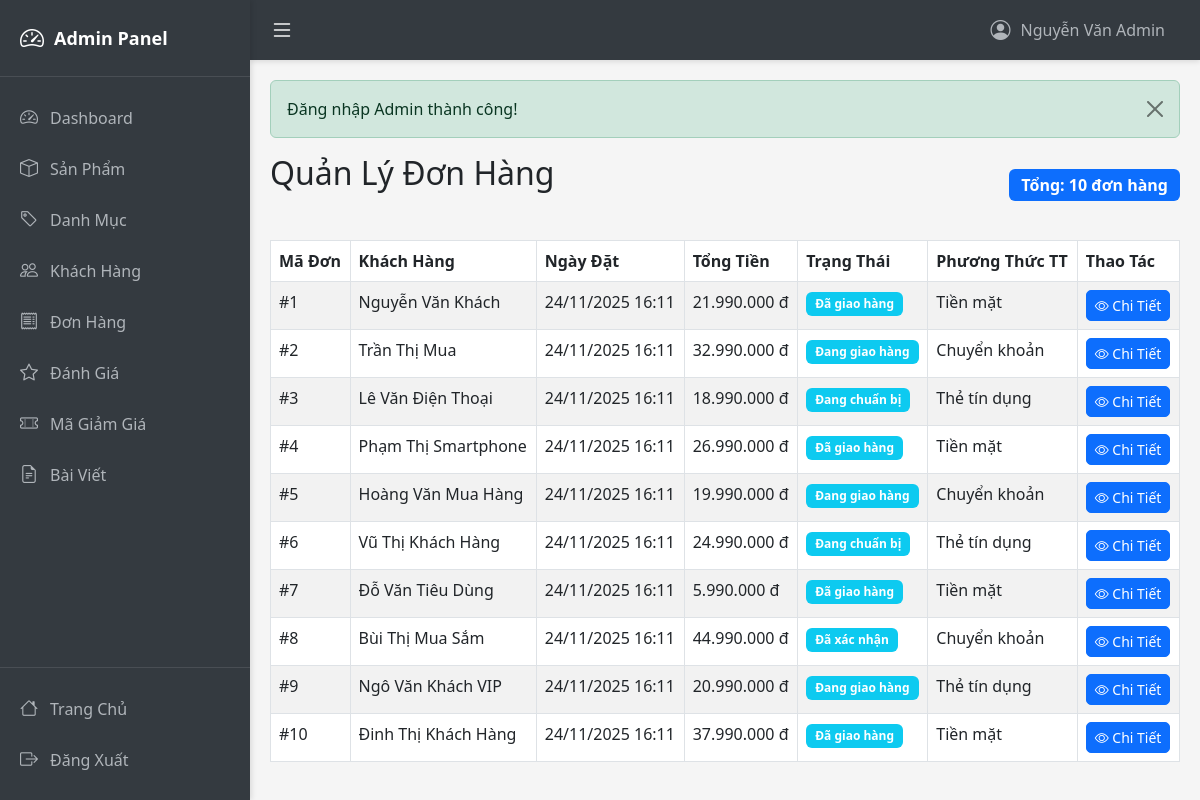
/admin/orders (signed in), run on an earlier commit of the app's database.
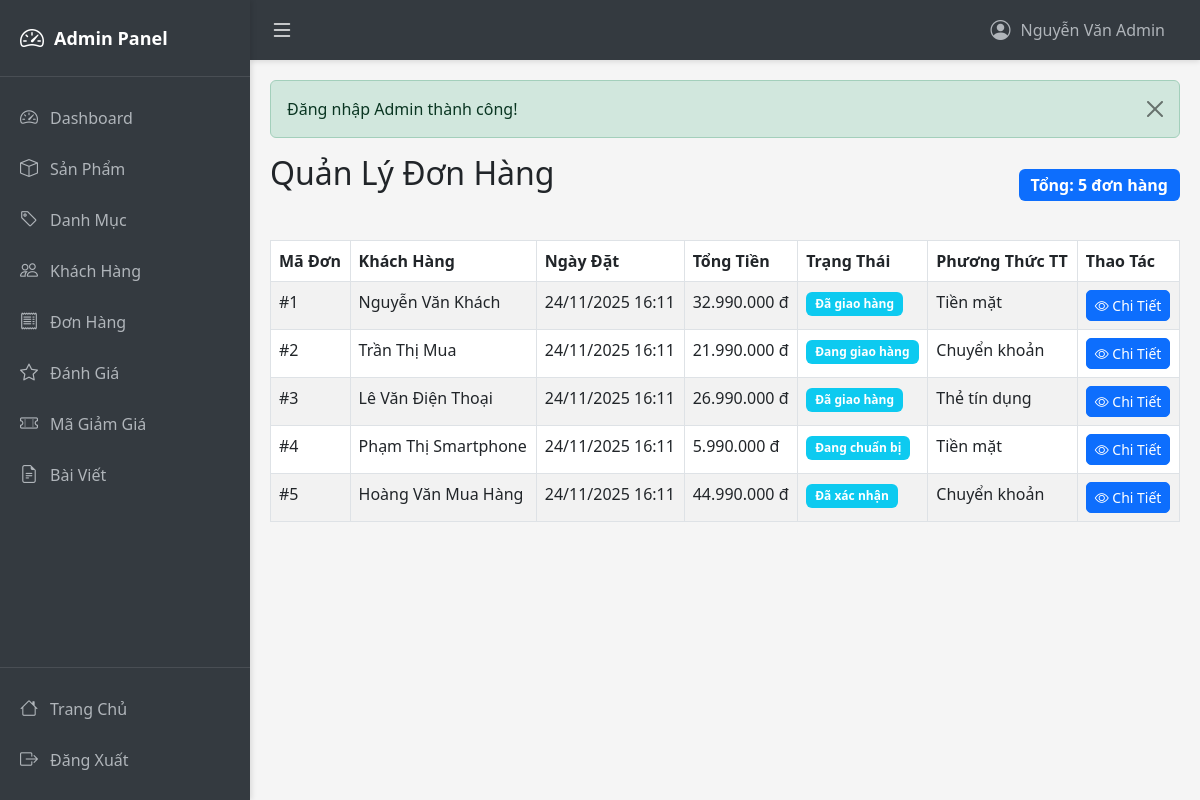
And on a later commit of the database.
### tables this page shows
CREATE TABLE Orders (
  order_id INT AUTO_INCREMENT PRIMARY KEY,
  customer_id INT,
  employee_id INT,
  order_date DATETIME DEFAULT CURRENT_TIMESTAMP,
  total_amount DECIMAL(12,2),
  order_status_id INT,
  payment_method VARCHAR(50),
  note TEXT,
  FOREIGN KEY (customer_id) REFERENCES Customers(customer_id) ON DELETE SET NULL,
  FOREIGN KEY (employee_id) REFERENCES Employees(employee_id) ON DELETE SET NULL,
  FOREIGN KEY (order_status_id) REFERENCES Order_Status(order_status_id) ON DELETE SET NULL
);

CREATE TABLE Customers (
  customer_id INT AUTO_INCREMENT PRIMARY KEY,
  full_name VARCHAR(100),
  phone_number VARCHAR(15),
  email VARCHAR(100),
  password VARCHAR(255),
  address VARCHAR(255),
  gender VARCHAR(10),
  date_of_birth DATE,
  status VARCHAR(20) DEFAULT 'active',
  created_at DATETIME DEFAULT CURRENT_TIMESTAMP
);

CREATE TABLE Order_Status (
  order_status_id INT AUTO_INCREMENT PRIMARY KEY,
  status_name VARCHAR(50),
  description TEXT
);

### controllers/AdminController.php (called while the page is built, shortened)
<?php
class AdminController extends BaseController {
    private $orderModel;
    public function __construct() {
        $this->orderModel = new OrderModel();
    }
    public function orders() {
        $orders = $this->orderModel->getAllOrders();
        $data = [
            'orders' => $orders,
            'pageTitle' => 'Quản Lý Đơn Hàng'
        ];
        $this->view('admin/orders/index', $data, true);
    }
}
?>

### models/BaseModel.php (called while the page is built, shortened)
<?php
class BaseModel {
    public function __construct() {
        $db = new Database();
        $this->conn = $db->getConnection();
    }
}
?>

### config/database.php (called while the page is built, shortened)
<?php
class Database {
    private $host = "localhost";
    private $db_name = "inventory_system";
    private $username = "root";
    private $password = "";
    public function getConnection() {
        $this->conn = null;
        try {
            $this->conn = new PDO(
                "mysql:host=" . $this->host . ";dbname=" . $this->db_name . ";charset=utf8mb4",
                $this->username,
                $this->password,
                [
                    PDO::MYSQL_ATTR_INIT_COMMAND => "SET NAMES utf8mb4 COLLATE utf8mb4_unicode_ci"
                ]
            );
            $this->conn->setAttribute(PDO::ATTR_ERRMODE, PDO::ERRMODE_EXCEPTION);
            $this->conn->setAttribute(PDO::ATTR_DEFAULT_FETCH_MODE, PDO::FETCH_ASSOC);
            $this->conn->exec("SET NAMES utf8mb4");
        } catch(PDOException $e) {
            echo "Connection error: " . $e->getMessage();
        }
        return $this->conn;
    }
}
?>

### models/OrderModel.php (called while the page is built, shortened)
<?php
class OrderModel extends BaseModel {
    public function getAllOrders($limit = null, $offset = 0) {
        $sql = "SELECT o.*, c.full_name as customer_name, os.status_name
                FROM Orders o
                LEFT JOIN Customers c ON o.customer_id = c.customer_id
                LEFT JOIN Order_Status os ON o.order_status_id = os.order_status_id
                ORDER BY o.order_date DESC";
        $stmt = $this->conn->prepare($sql);
        $stmt->execute();
        return $stmt->fetchAll();
    }
}
?>

### views/admin/orders/index.php (the view)
<?php
require_once dirname(dirname(__DIR__)) . "/admin/layouts/header.php";
?>
<div class="d-flex justify-content-between align-items-center mb-4">
    <h2 class="mb-4">Quản Lý Đơn Hàng</h2>
    <span class="badge bg-primary fs-6">
        Tổng: <?= count($orders) ?> đơn hàng
    </span>
</div>
<div class="table-responsive">
    <table class="table table-striped table-bordered">
        <thead>
            <tr>
                <th>Mã Đơn</th>
                <th>Khách Hàng</th>
                <th>Ngày Đặt</th>
                <th>Tổng Tiền</th>
                <th>Trạng Thái</th>
                <th>Phương Thức TT</th>
                <th>Thao Tác</th>
            </tr>
        </thead>
        <tbody>
            <?php if (empty($orders)): ?>
                <tr>
                    <td colspan="7" class="text-center">Chưa có đơn hàng nào</td>
                </tr>
            <?php else: ?>
                <?php foreach ($orders as $order): ?>
                    <tr>
                        <td>#<?= $order['order_id'] ?></td>
                        <td><?= htmlspecialchars($order['customer_name']) ?></td>
                        <td><?= date('d/m/Y H:i', strtotime($order['order_date'])) ?></td>
                        <td><?= number_format($order['total_amount'], 0, ',', '.') ?> đ</td>
                        <td><span class="badge bg-info"><?= htmlspecialchars($order['status_name']) ?></span></td>
                        <td><?= htmlspecialchars($order['payment_method']) ?></td>
                        <td>
                            <a href="<?= BASE_URL ?>admin/orderDetail/<?= $order['order_id'] ?>" class="btn btn-sm btn-primary">
                                <i class="bi bi-eye"></i> Chi Tiết
                            </a>
                        </td>
                    </tr>
                <?php endforeach; ?>
            <?php endif; ?>
        </tbody>
    </table>
</div>
<?php require_once dirname(dirname(__DIR__)) . "/admin/layouts/footer.php"; ?>

### index.php (shortened to what this page needs)
<?php
require_once __DIR__ . '/config/database.php';
require_once __DIR__ . '/models/BaseModel.php';
require_once __DIR__ . '/models/ProductModel.php';
require_once __DIR__ . '/models/OrderModel.php';
require_once __DIR__ . '/controllers/BaseController.php';
require_once __DIR__ . '/controllers/AdminController.php';
if (isset($_GET['url'])) {
    $url = rtrim($_GET['url'], '/');
    $urlParts = explode('/', $url);
    $controllerName = !empty($urlParts[0]) ? strtolower($urlParts[0]) : 'home';
    $action = !empty($urlParts[1]) ? $urlParts[1] : 'index';
    $params = array_slice($urlParts, 2);
}
$controller = null;
switch ($controllerName) {
    case 'admin':
        $controller = new AdminController();
        break;
}
if (!empty($params)) {
    call_user_func_array([$controller, $action], $params);
} else {
    $controller->{$action}();
}
?>

### controllers/BaseController.php (shortened to what this page needs)
<?php
class BaseController {
    protected function view($viewName, $data = [], $adminLayout = false) {
        extract($data);
        $basePath = dirname(__DIR__);
        if ($adminLayout) {
            require_once $basePath . "/views/admin/layouts/header.php";
            require_once $basePath . "/views/$viewName.php";
            require_once $basePath . "/views/admin/layouts/footer.php";
        } else {
            require_once $basePath . "/views/layouts/header.php";
            require_once $basePath . "/views/$viewName.php";
            require_once $basePath . "/views/layouts/footer.php";
        }
    }
}
?>

### views/admin/layouts/header.php (shortened to what this page needs)
<!DOCTYPE html>
<html lang="vi">
<head>
    <link href="https://cdn.jsdelivr.net/npm/bootstrap@5.3.0/dist/css/bootstrap.min.css" rel="stylesheet">
    <link rel="stylesheet" href="https://cdn.jsdelivr.net/npm/bootstrap-icons@1.11.0/font/bootstrap-icons.css">
    <link rel="stylesheet" href="<?= BASE_URL ?>public/css/admin.css">
</head>
<body>
    <div class="sidebar" id="sidebar">
        <div class="sidebar-header">
            <a class="sidebar-brand" href="<?= BASE_URL ?>admin/dashboard">
                <i class="bi bi-speedometer2"></i>
                <span class="brand-text">Admin Panel</span>
            </a>
        </div>
        <ul class="sidebar-nav">
            <li class="nav-item">
                <a class="nav-link" href="<?= BASE_URL ?>admin/dashboard">
                    <i class="bi bi-speedometer2"></i>
                    <span>Dashboard</span>
                </a>
            </li>
            <li class="nav-item">
                <a class="nav-link" href="<?= BASE_URL ?>admin/products">
                    <i class="bi bi-box"></i>
                    <span>Sản Phẩm</span>
                </a>
            </li>
            <li class="nav-item">
                <a class="nav-link" href="<?= BASE_URL ?>admin/categories">
                    <i class="bi bi-tag"></i>
                    <span>Danh Mục</span>
                </a>
            </li>
            <li class="nav-item">
                <a class="nav-link" href="<?= BASE_URL ?>admin/customers">
                    <i class="bi bi-people"></i>
                    <span>Khách Hàng</span>
                </a>
            </li>
            <li class="nav-item">
                <a class="nav-link" href="<?= BASE_URL ?>admin/orders">
                    <i class="bi bi-receipt"></i>
                    <span>Đơn Hàng</span>
                </a>
            </li>
            <li class="nav-item">
                <a class="nav-link" href="<?= BASE_URL ?>admin/reviews">
                    <i class="bi bi-star"></i>
                    <span>Đánh Giá</span>
                </a>
            </li>
            <li class="nav-item">
                <a class="nav-link" href="<?= BASE_URL ?>admin/coupons">
                    <i class="bi bi-ticket-perforated"></i>
                    <span>Mã Giảm Giá</span>
                </a>
            </li>
            <li class="nav-item">
                <a class="nav-link" href="<?= BASE_URL ?>admin/posts">
                    <i class="bi bi-file-earmark-text"></i>
                    <span>Bài Viết</span>
                </a>
            </li>
        </ul>
        <div class="sidebar-footer">
            <a class="nav-link" href="<?= BASE_URL ?>home/index">
                <i class="bi bi-house"></i>
                <span>Trang Chủ</span>
            </a>
            <a class="nav-link" href="<?= BASE_URL ?>auth/logout">
                <i class="bi bi-box-arrow-right"></i>
                <span>Đăng Xuất</span>
            </a>
        </div>
    </div>
    <nav class="topbar navbar-dark bg-dark">
        <div class="topbar-left">
            <button class="btn btn-toggle" id="sidebarToggle">
                <i class="bi bi-list"></i>
            </button>
        </div>
        <div class="topbar-right">
            <div class="user-info-top">
                <i class="bi bi-person-circle"></i>
                <span><?= htmlspecialchars($_SESSION['admin_name']) ?></span>
            </div>
        </div>
    </nav>
    <div class="main-content" id="mainContent">
        <?php if (isset($_SESSION['success'])): ?>
            <div class="alert alert-success alert-dismissible fade show" role="alert">
                <?= $_SESSION['success'] ?>
                <button type="button" class="btn-close" data-bs-dismiss="alert"></button>
            </div>
        <?php endif; ?>

### views/admin/layouts/footer.php (shortened to what this page needs)
    </div>
</body>
</html>

### public/css/admin.css (style rules this page uses)
:root { --sidebar-width: 250px; --sidebar-collapsed-width: 70px; --topbar-height: 60px; --primary-color: #343a40; --secondary-color: #495057; --accent-color: #007bff; }
* { margin: 0; padding: 0; box-sizing: border-box; }
body { background-color: #f5f5f5; display: flex; flex-direction: column; }
.sidebar { position: fixed; left: 0; top: 0; width: var(--sidebar-width); height: 100vh; background-color: var(--primary-color); z-index: 1000; overflow-y: auto; transition: all 0.3s ease; display: flex; flex-direction: column; box-shadow: 2px 0 5px rgba(0, 0, 0, 0.1); }
.sidebar-header { padding: 20px; border-bottom: 1px solid rgba(255, 255, 255, 0.1); display: flex; align-items: center; }
.sidebar-brand { color: #fff; text-decoration: none; font-size: 18px; font-weight: bold; display: flex; align-items: center; gap: 10px; transition: all 0.3s ease; white-space: nowrap; }
.sidebar-brand i { font-size: 24px; flex-shrink: 0; }
.sidebar-nav { list-style: none; flex: 1; padding: 15px 0; overflow-y: auto; }
.sidebar-nav .nav-item { margin: 0; }
.sidebar-nav .nav-link { color: #b0b5ba; text-decoration: none; padding: 12px 20px; display: flex; align-items: center; gap: 12px; transition: all 0.3s ease; white-space: nowrap; }
.sidebar-nav .nav-link i { font-size: 18px; flex-shrink: 0; }
.sidebar-nav .nav-link span { transition: all 0.3s ease; }
.sidebar-footer { border-top: 1px solid rgba(255, 255, 255, 0.1); padding: 15px 0; }
.sidebar-footer .nav-link { color: #b0b5ba; text-decoration: none; padding: 12px 20px; display: flex; align-items: center; gap: 12px; transition: all 0.3s ease; white-space: nowrap; margin: 0; }
.sidebar-footer .nav-link i { font-size: 18px; flex-shrink: 0; }
.topbar { position: fixed; top: 0; left: var(--sidebar-width); right: 0; height: var(--topbar-height); background-color: var(--primary-color) !important; z-index: 999; display: flex; align-items: center; padding: 0 20px; box-shadow: 0 2px 5px rgba(0, 0, 0, 0.1); transition: left 0.3s ease; }
.topbar-left { display: flex; align-items: center; gap: 10px; }
.topbar-right { display: flex; align-items: center; gap: 10px; margin-left: auto; }
.user-info-top { color: #b0b5ba; display: flex; align-items: center; gap: 10px; padding: 0 15px; white-space: nowrap; }
.user-info-top i { font-size: 20px; flex-shrink: 0; }
.btn-toggle { background: none; border: none; color: #fff; font-size: 24px; cursor: pointer; padding: 0; transition: all 0.3s ease; }
.main-content { margin-left: var(--sidebar-width); margin-top: var(--topbar-height); padding: 20px; transition: margin-left 0.3s ease; }
.table { background-color: white; }
.table thead { background-color: #f8f9fa; }
.btn { border-radius: 5px; }
.badge { padding: 0.5em 0.75em; }

What changed in the data, as far as the page shows it:
removed orders: order_id "6", customer.full_name "Vũ Thị Khách Hàng", order_date "24/11/2025 16:11", total_amount "24.990.000", order_status.status_name "Đang chuẩn bị", payment_method "Thẻ tín dụng"
removed orders: order_id "7", customer.full_name "Đỗ Văn Tiêu Dùng", order_date "24/11/2025 16:11", total_amount "5.990.000", order_status.status_name "Đã giao hàng", payment_method "Tiền mặt"
removed orders: order_id "8", customer.full_name "Bùi Thị Mua Sắm", order_date "24/11/2025 16:11", total_amount "44.990.000", order_status.status_name "Đã xác nhận", payment_method "Chuyển khoản"
removed orders: order_id "9", customer.full_name "Ngô Văn Khách VIP", order_date "24/11/2025 16:11", total_amount "20.990.000", order_status.status_name "Đang giao hàng", payment_method "Thẻ tín dụng"
removed orders: order_id "10", customer.full_name "Đinh Thị Khách Hàng", order_date "24/11/2025 16:11", total_amount "37.990.000", order_status.status_name "Đã giao hàng", payment_method "Tiền mặt"
changed orders "Nguyễn Văn Khách": total_amount "21.990.000" → "32.990.000"
changed orders "Trần Thị Mua": total_amount "32.990.000" → "21.990.000"
changed orders "Thẻ tín dụng": total_amount "18.990.000" → "26.990.000"; order_status.status_name "Đang chuẩn bị" → "Đã giao hàng"
changed orders "Phạm Thị Smartphone": total_amount "26.990.000" → "5.990.000"; order_status.status_name "Đã giao hàng" → "Đang chuẩn bị"
changed orders "Hoàng Văn Mua Hàng": total_amount "19.990.000" → "44.990.000"; order_status.status_name "Đang giao hàng" → "Đã xác nhận"
Also different on the page:
count($orders): "10" → "5"
